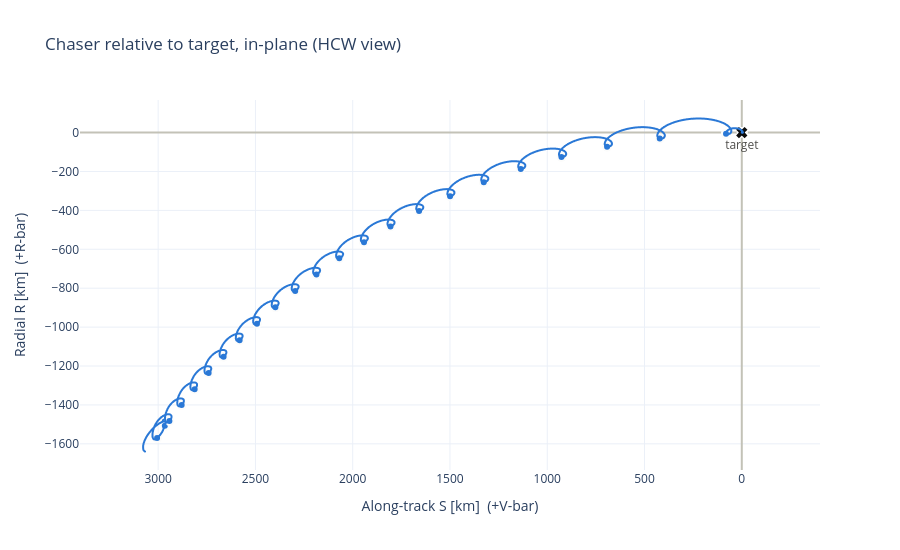

Here is the notebook cell this chart was saved with:
### Code cell
ts_rsw, rv_rsw = tl.rsw_arrays(progress=True)
burns_tl = tl.burn_events()
plot_rsw(ts_rsw[::5], rv_rsw[::5], burns_tl, show=False)

# Zoom on phasing: everything from burn 3 on
# m = ts_rsw >= tl.burns[2].t_s
# plot_rsw(ts_rsw[m], rv_rsw[m], burns_tl[2:])

### Figure 1 — Plotly figure (JSON) as saved in the notebook; plotly's stock layout.template omitted (floating-point values rounded to 4 significant figures; data arrays with more than 128 entries replaced by an {"elided": "..."} marker saying what was removed)
{"data": [{"customdata": {"elided": "5595 float values"}, "hovertemplate": "S = %{x:.3f} km<br>R = %{y:.3f} km<br>t = %{customdata:.2f} hr<extra></extra>", "line": {"color": "#2a78d6", "width": 2}, "mode": "lines", "name": "Chaser", "type": "scattergl", "x": {"elided": "5595 float values"}, "y": {"elided": "5595 float values"}}, {"hovertemplate": "%{text}<br>S = %{x:.3f} km<br>R = %{y:.3f} km<extra></extra>", "marker": {"color": "#2a78d6", "line": {"color": "#fcfcfb", "width": 2}, "size": 8}, "mode": "markers", "name": "Burns", "text": ["Burn 1 (plane)", "Burn 2 (Hohmann)", "Burn 3 (circularize + phase entry)", "Burn 4.0 (phase entry)", "Burn 4.1 (phase entry)", "Burn 4.2 (phase entry)", "Burn 4.3 (phase entry)", "Burn 4.4 (phase entry)", "Burn 4.5 (phase entry)", "Burn 4.6 (phase entry)", "Burn 4.7 (phase entry)", "Burn 4.8 (phase entry)", "Burn 4.9 (phase entry)", "Burn 4.10 (phase entry)", "Burn 4.11 (phase entry)", "Burn 4.12 (phase entry)", "Burn 4.13 (phase entry)", "Burn 4.14 (phase entry)", "Burn 4.15 (phase entry)", "Burn 4.16 (phase entry)", "Burn 4.17 (phase entry)", "Burn 4.18 (phase entry)", "Burn 4.19 (phase entry)", "Burn 5 (Final phase exit)", "HCW 0A", "HCW 0B", "HCW 1A", "HCW 1B", "HCW 2A", "HCW 2B"], "type": "scatter", "x": [2966.0, 2966.0, 3006.0, 2942.0, 2879.0, 2812.0, 2741.0, 2664.0, 2581.0, 2492.0, 2397.0, 2296.0, 2186.0, 2069.0, 1942.0, 1806.0, 1659.0, 1500.0, 1326.0, 1136.0, 926.9, 692.5, 421.8, 81.06, 81.06, -4.769, -4.769, -0.08696, -0.08696, 0.00132], "y": [-1485.0, -1508.0, -1570.0, -1483.0, -1401.0, -1319.0, -1236.0, -1152.0, -1068.0, -983.2, -898.5, -813.8, -729.6, -646.0, -563.2, -482.3, -403.4, -327.4, -254.9, -187.2, -125.7, -72.39, -30.45, -6.552, -6.552, 2.928, 2.928, 0.05398, 0.05398, -0.0009102]}, {"hovertemplate": "target<extra></extra>", "marker": {"color": "#0b0b0b", "size": 10, "symbol": "x"}, "mode": "markers+text", "name": "Target", "text": ["target"], "textfont": {"color": "#52514e"}, "textposition": "bottom center", "type": "scatter", "x": [0], "y": [0]}], "layout": {"height": 550, "showlegend": false, "title": {"text": "Chaser relative to target, in-plane (HCW view)"}, "xaxis": {"autorange": "reversed", "title": {"text": "Along-track S [km]  (+V-bar)"}, "zeroline": true, "zerolinecolor": "#c3c2b7"}, "yaxis": {"scaleanchor": "x", "title": {"text": "Radial R [km]  (+R-bar)"}, "zeroline": true, "zerolinecolor": "#c3c2b7"}}}
